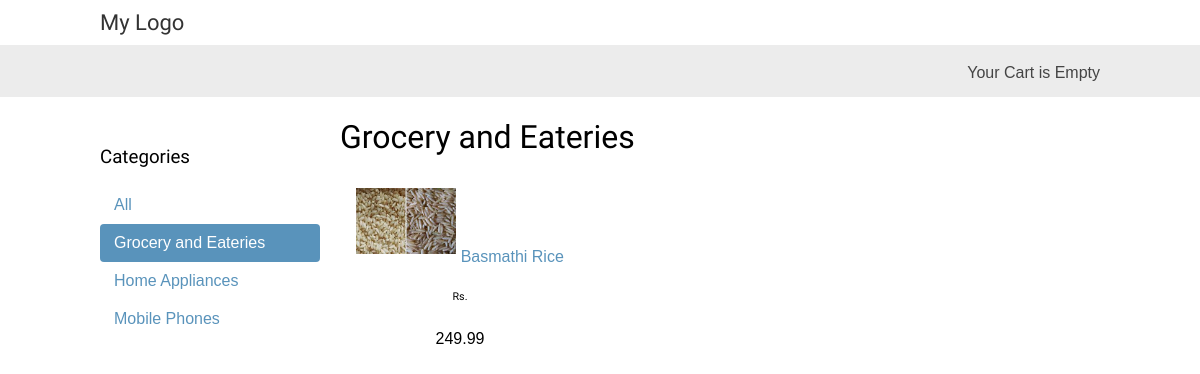
Page /grocery-and-eateries/ on the earlier database version.
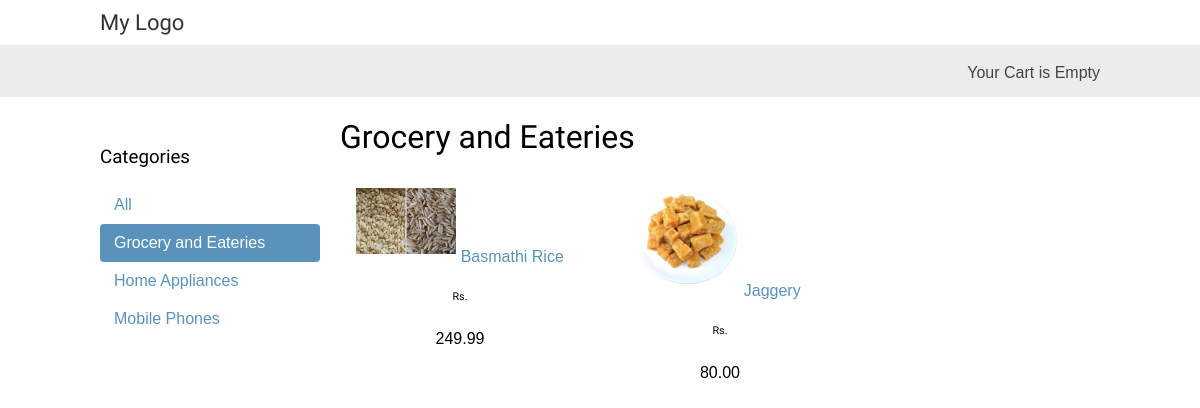
Same page on the later database version.
### myshop/models.py (models this page shows, shortened)
class Category(models.Model) :
    name = models.CharField(max_length = 200,db_index = True)
    slug = models.SlugField(max_length = 20,unique = True)
    class Meta:
        ordering = ('name',)
        verbose_name = "category"
        verbose_name_plural = 'categories'
    def get_absolute_url(self):
        return reverse('myshop:product_list_by_category',args = [self.slug])

class Product(models.Model):
    category = models.ForeignKey(Category,related_name = 'products',on_delete = models.CASCADE)
    name = models.CharField(max_length = 200,db_index = True)
    slug = models.SlugField(max_length = 200,db_index = True)
    image = models.ImageField(upload_to = 'products/%Y/%m/%d',blank = True)
    description = models.TextField(blank = True)
    price = models.DecimalField(max_digits = 10,decimal_places = 2)
    available = models.BooleanField(default = True)
    created = models.DateTimeField(auto_now_add = True)
    updated = models.DateTimeField(auto_now = True)
    class Meta :
        ordering = ('name',)
        index_together = (('id','slug'),)
    def get_absolute_url(self):
        return reverse('myshop:product_detail',args = [self.id,self.slug])

### myshop/views.py (the view)
# urls.py: path('',views.product_list, name = "product_list"),
def product_list(request,category_slug = None):
    category = None
    categories = Category.objects.all()
    products = Product.objects.filter(available = True)
    if category_slug :
        category = get_object_or_404(Category,slug = category_slug)
        products = products.filter(category = category)
    return render(request,'shop/products/list.html',
    {'category' : category,
    'categories' : categories,
    'products' : products
    })

### cartapp/cart.py (called while the page is built)
    def __len__(self):
        return sum(item['quantity'] for item in self.cart.values())

### cartapp/context_processors.py (called while the page is built)
def cart(request):
    return {'cart' :Cart(request)}

### myshop/templates/shop/products/list.html (shortened to what this page needs)
{% extends 'shop/base.html' %}
{% load static %}
{% block content %}
    <div id = "sidebar">
        <h3>Categories</h3>
        <ul>
            <li {% if not category %}class = "selected"{% endif %}>
                <a href="{% url "myshop:product_list" %}">All</a>
            </li>
            {% for c in categories %}
                <li {% if category.slug == c.slug %}class = "selected"{% endif %}>
                    <a href="{{ c.get_absolute_url }}">{{c.name}}</a>
                </li>
            {% endfor %}
        </ul>
    </div>
    <div id = 'main' class="product-list">
        <h1>{% if category %}{{category.name}}{% else %}Products{% endif %}</h1>
        {% for product in products %}
            <div class="item">
                <a href="{{product.get_absolute_url}}">
                    <img src = "{% if product.image %}{{product.image.url }}{% else %}{% static "img/no_image.png" %}{% endif %}" style="width:100px;">
                </a>
                <a href = "{{ product.get_absolute_url }}">{{product.name}}</a>
                <br>
                <h6>Rs.</h6>{{product.price}}
            </div>
            {% endfor %}
    </div>
{% endblock %}

### myshop/templates/shop/base.html (shortened to what this page needs)
{% load static %}
<!DOCTYPE html>
<html lang="en">
<head>
    <link href="{% static "css/base.css" %}" rel="stylesheet">
</head>
<body>
    <div id = "header">
        <a href="/" class="logo">My Logo</a>
    </div>
    <div id = "subheader">
        <div class = "cart">
            {% with total_items=cart|length %}
                {% if total_items > 0 %}
                    Your Cart:
                    <a href = "{% url "cart:cart_detail" %}">
                        {{ total_items }} item{{ total_items|pluralize }}
                        Rs.{{ cart.get_total_price }}
                    </a>
                {% else %}
                    Your Cart is Empty
                {% endif %}
            {% endwith %}
        </div>
    </div>
    <div id = 'content'>
        {% block content %}
        {% endblock %}
    </div>
</body>
</html>

### myshop/static/css/base.css (style rules this page uses)
body { margin:0; padding:0; font-family:helvetica, sans-serif; }
h1, h2, h3, h4, h5 , h6 { font-family: 'Ubuntu', sans-serif; font-weight:normal; }
a { text-decoration:none; color:#5993bb; }
#header { padding:10px 100px; font-size:18px; overflow:auto; }
#subheader { background:#ececec; color:#444; padding:15px 100px; overflow:auto; }
#header .logo { font-family: 'Ubuntu', sans-serif; float:left; color:#333; font-size:22px; margin-right:10%; }
#subheader .cart { float:right; padding-top:4px; }
#content { padding:0 100px; overflow:hidden; }
#sidebar { width:220px; padding:30px 20px 0 0; float:left; }
#sidebar ul { margin:0; padding:0; }
#sidebar ul li { margin:0; list-style:none; padding:10px 14px; }
#sidebar ul li a { display:block; }
#sidebar ul li.selected { background:#5993bb; border-radius:4px; }
#sidebar ul li.selected a { color:#fff; }
#main { float:left; width: 96%; margin-right:-220px; overflow:hidden; }
.product-list .item { width:25%; padding:10px 20px 10px 0; float:left; text-align:center; line-height:1.2; }
.product-list .item img { width: 50%; margin-bottom:8px; }

Differences in the rows shown:
added Product: image (picture), name "Jaggery", price "80.00"
